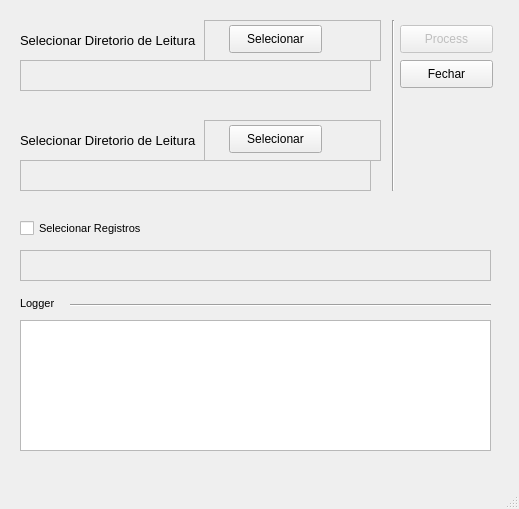
<?xml version="1.0" encoding="UTF-8"?>
<ui version="4.0">
 <class>MainWindow</class>
 <widget class="QMainWindow" name="MainWindow">
  <property name="geometry">
   <rect>
    <x>0</x>
    <y>0</y>
    <width>519</width>
    <height>509</height>
   </rect>
  </property>
  <property name="windowTitle">
   <string>MainWindow</string>
  </property>
  <widget class="QWidget" name="centralwidget">
   <widget class="QWidget" name="horizontalLayoutWidget">
    <property name="geometry">
     <rect>
      <x>20</x>
      <y>20</y>
      <width>361</width>
      <height>41</height>
     </rect>
    </property>
    <layout class="QHBoxLayout" name="HorizontalInput_Layout">
     <item>
      <widget class="QLabel" name="ReadingDir_Label">
       <property name="font">
        <font>
         <pointsize>10</pointsize>
        </font>
       </property>
       <property name="text">
        <string>Selecionar Diretorio de Leitura</string>
       </property>
       <property name="textFormat">
        <enum>Qt::AutoText</enum>
       </property>
      </widget>
     </item>
     <item>
      <widget class="QFrame" name="InputButtonContainer_Frame">
       <property name="frameShape">
        <enum>QFrame::StyledPanel</enum>
       </property>
       <property name="frameShadow">
        <enum>QFrame::Raised</enum>
       </property>
       <widget class="QPushButton" name="Input_Button">
        <property name="geometry">
         <rect>
          <x>25</x>
          <y>5</y>
          <width>93</width>
          <height>28</height>
         </rect>
        </property>
        <property name="text">
         <string>Selecionar</string>
        </property>
       </widget>
      </widget>
     </item>
    </layout>
   </widget>
   <widget class="QTextBrowser" name="InputText_Field">
    <property name="enabled">
     <bool>false</bool>
    </property>
    <property name="geometry">
     <rect>
      <x>20</x>
      <y>60</y>
      <width>351</width>
      <height>31</height>
     </rect>
    </property>
   </widget>
   <widget class="QWidget" name="horizontalLayoutWidget_2">
    <property name="geometry">
     <rect>
      <x>20</x>
      <y>120</y>
      <width>361</width>
      <height>41</height>
     </rect>
    </property>
    <layout class="QHBoxLayout" name="HorizontalOutput_Layout">
     <item>
      <widget class="QLabel" name="WritingDir_Label">
       <property name="font">
        <font>
         <pointsize>10</pointsize>
        </font>
       </property>
       <property name="text">
        <string>Selecionar Diretorio de Leitura</string>
       </property>
       <property name="textFormat">
        <enum>Qt::AutoText</enum>
       </property>
      </widget>
     </item>
     <item>
      <widget class="QFrame" name="OutputButtonContainer_Frame">
       <property name="frameShape">
        <enum>QFrame::StyledPanel</enum>
       </property>
       <property name="frameShadow">
        <enum>QFrame::Raised</enum>
       </property>
       <widget class="QPushButton" name="Output_Button">
        <property name="geometry">
         <rect>
          <x>25</x>
          <y>5</y>
          <width>93</width>
          <height>28</height>
         </rect>
        </property>
        <property name="text">
         <string>Selecionar</string>
        </property>
       </widget>
      </widget>
     </item>
    </layout>
   </widget>
   <widget class="QTextBrowser" name="OutputText_Field">
    <property name="enabled">
     <bool>false</bool>
    </property>
    <property name="geometry">
     <rect>
      <x>20</x>
      <y>160</y>
      <width>351</width>
      <height>31</height>
     </rect>
    </property>
   </widget>
   <widget class="QPushButton" name="Process_Button">
    <property name="enabled">
     <bool>false</bool>
    </property>
    <property name="geometry">
     <rect>
      <x>400</x>
      <y>25</y>
      <width>93</width>
      <height>28</height>
     </rect>
    </property>
    <property name="text">
     <string>Process</string>
    </property>
   </widget>
   <widget class="Line" name="line">
    <property name="geometry">
     <rect>
      <x>385</x>
      <y>20</y>
      <width>16</width>
      <height>171</height>
     </rect>
    </property>
    <property name="orientation">
     <enum>Qt::Vertical</enum>
    </property>
   </widget>
   <widget class="QPushButton" name="Close_Button">
    <property name="geometry">
     <rect>
      <x>400</x>
      <y>60</y>
      <width>93</width>
      <height>28</height>
     </rect>
    </property>
    <property name="text">
     <string>Fechar</string>
    </property>
   </widget>
   <widget class="QCheckBox" name="Registers_Checkbox">
    <property name="enabled">
     <bool>true</bool>
    </property>
    <property name="geometry">
     <rect>
      <x>20</x>
      <y>220</y>
      <width>141</width>
      <height>17</height>
     </rect>
    </property>
    <property name="font">
     <font>
      <pointsize>8</pointsize>
     </font>
    </property>
    <property name="text">
     <string>Selecionar Registros</string>
    </property>
   </widget>
   <widget class="QTextEdit" name="Registers_Field">
    <property name="enabled">
     <bool>false</bool>
    </property>
    <property name="geometry">
     <rect>
      <x>20</x>
      <y>250</y>
      <width>471</width>
      <height>31</height>
     </rect>
    </property>
   </widget>
   <widget class="QPlainTextEdit" name="LogOutput_Field">
    <property name="geometry">
     <rect>
      <x>20</x>
      <y>320</y>
      <width>471</width>
      <height>131</height>
     </rect>
    </property>
   </widget>
   <widget class="Line" name="line_2">
    <property name="geometry">
     <rect>
      <x>70</x>
      <y>295</y>
      <width>421</width>
      <height>20</height>
     </rect>
    </property>
    <property name="orientation">
     <enum>Qt::Horizontal</enum>
    </property>
   </widget>
   <widget class="QLabel" name="label">
    <property name="geometry">
     <rect>
      <x>20</x>
      <y>295</y>
      <width>71</width>
      <height>16</height>
     </rect>
    </property>
    <property name="font">
     <font>
      <pointsize>8</pointsize>
     </font>
    </property>
    <property name="text">
     <string>Logger</string>
    </property>
   </widget>
  </widget>
  <widget class="QMenuBar" name="menubar">
   <property name="geometry">
    <rect>
     <x>0</x>
     <y>0</y>
     <width>519</width>
     <height>26</height>
    </rect>
   </property>
  </widget>
  <widget class="QStatusBar" name="statusbar"/>
 </widget>
 <resources/>
 <connections/>
</ui>
